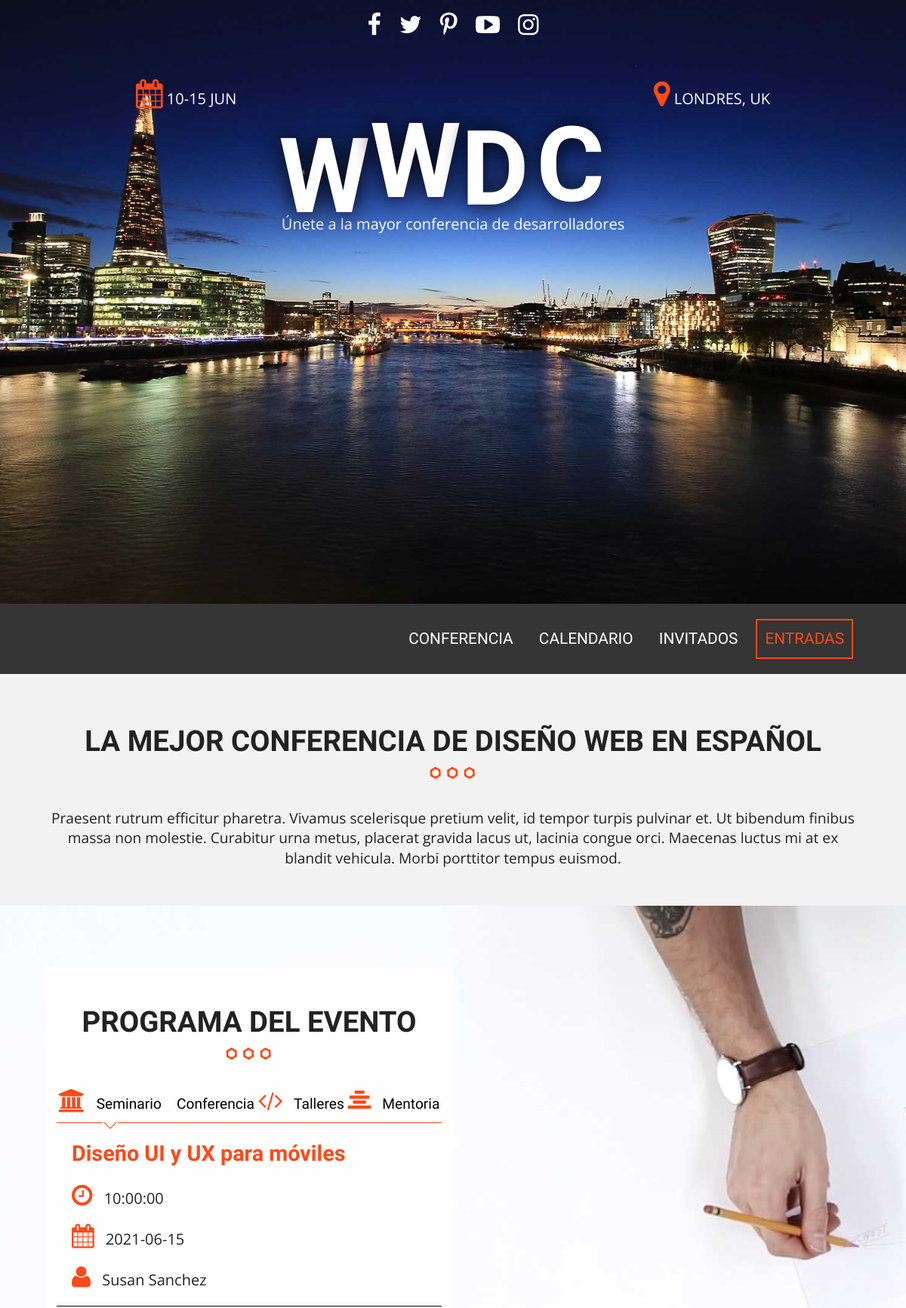
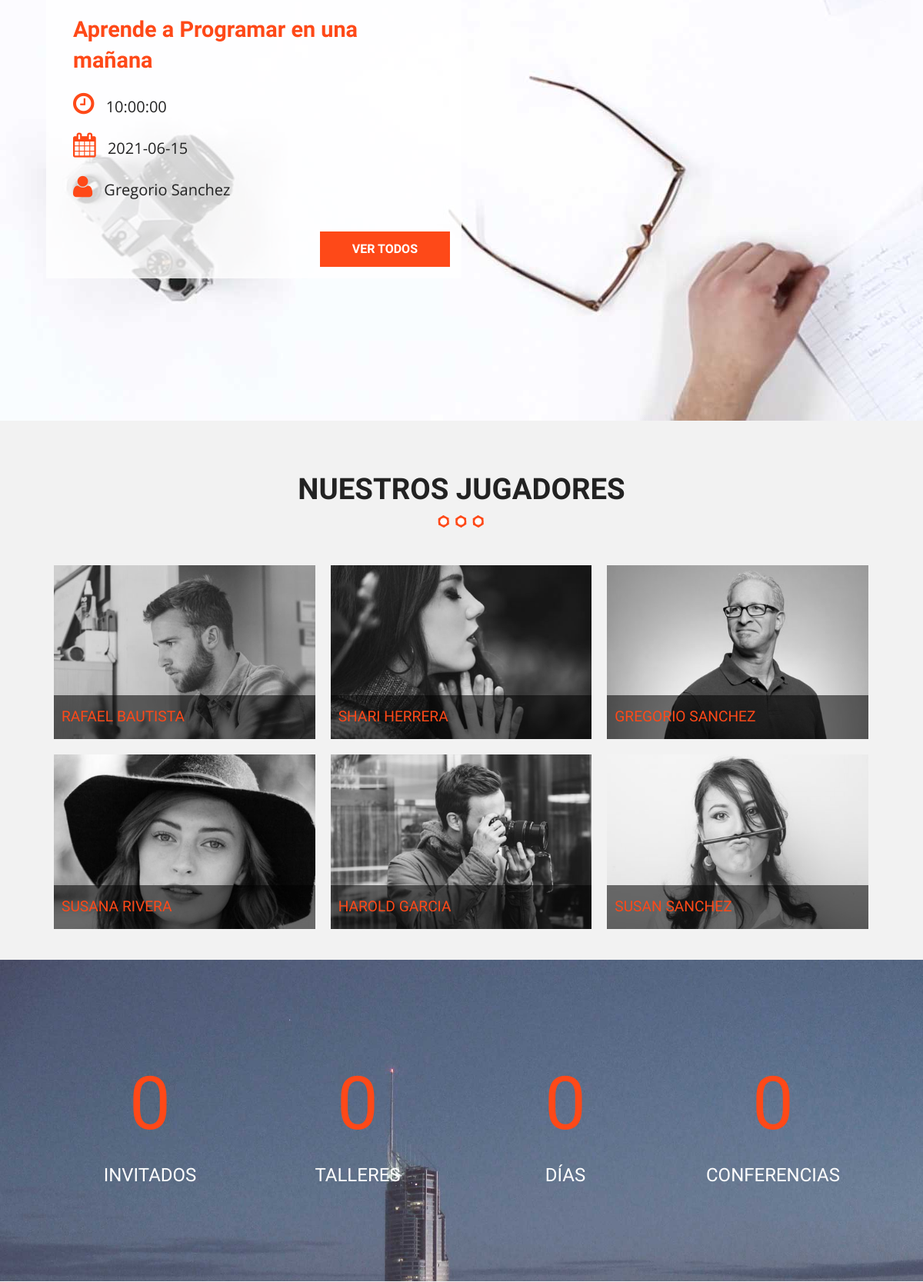
The page / (upper part) on the database its author committed (2 pictures, top to bottom).
### tables this page shows
CREATE TABLE `categoria_evento` (
  `id_categoria` tinyint(10) NOT NULL,
  `cat_evento` varchar(50) NOT NULL,
  `icono` varchar(15) NOT NULL,
  `actualizado` datetime NOT NULL
);

CREATE TABLE `eventos` (
  `evento_id` tinyint(10) NOT NULL,
  `nombre_evento` varchar(60) NOT NULL,
  `fecha_evento` date NOT NULL,
  `hora_evento` varchar(10) NOT NULL,
  `id_cat_evento` tinyint(10) NOT NULL,
  `id_inv` tinyint(4) NOT NULL,
  `clave` varchar(10) NOT NULL
);

CREATE TABLE `invitados` (
  `invitado_id` tinyint(4) NOT NULL,
  `nombre_invitado` varchar(30) NOT NULL,
  `apellido_invitado` varchar(30) NOT NULL,
  `descripcion` mediumtext NOT NULL,
  `url_imagen` varchar(50) NOT NULL,
  `editado` datetime NOT NULL
);

### index.php (the view, shortened to what this page needs)
<?php include_once 'includes/templates/header.php'; ?>
        <section class="seccion contenedor">
            <h2>La mejor conferencia  de diseño web en español</h2>
            <p>
              Praesent rutrum efficitur pharetra. Vivamus scelerisque pretium velit, id tempor turpis pulvinar et. Ut bibendum finibus massa non molestie. Curabitur urna metus, placerat gravida lacus ut, lacinia congue orci. Maecenas luctus mi at ex blandit vehicula. Morbi porttitor tempus euismod.
            </p>
        </section>
        <section class="programa">
            <div class="contenedor-video">
                <video autoplay loop muted poster="img/bg-talleres.jpg">
                    <source src="video/video.mp4" type="video/mp4">
                    <source src="video/video.webm" type="video/webm">
                    <source src="video/video.ogv" type="video/ogg">
                </video>
            </div>
            <div class="contenido-programa">
                <div class="contenedor">
                    <div class="programa-evento">
                        <h2>Programa del Evento</h2>
                        <?php
                            try {
                              require_once('includes/funciones/bd_conexion.php');
                              $sql = "SELECT * FROM `categoria_evento` ";
                              $resultado = $conn->query($sql);
                            } catch (Exception $e) {
                              $error = $e->getMessage();
                            }
                         ?>
                        <nav class="menu-programa">
                          <?php while($cat = $resultado->fetch_array(MYSQLI_ASSOC)) { ?>
                            <?php $categoria = $cat['cat_evento']; ?>
                                <a href="#<?php echo strtolower($categoria) ?>">
                                      <i class="fa <?php echo $cat['icono'] ?>" aria-hidden="true"></i> <?php echo $categoria ?>
                                </a>
                          <?php } ?>
                        </nav>
                        <?php
                            try {
                              $sql = "SELECT `evento_id`, `nombre_evento`, `fecha_evento`, `hora_evento`, `cat_evento`, `nombre_invitado`, `apellido_invitado` ";
                              $sql .= "FROM `eventos` ";
                              $sql .= "INNER JOIN `categoria_evento` ";
                              $sql .= "ON eventos.id_cat_evento=categoria_evento.id_categoria ";
                              $sql .= "INNER JOIN `invitados` ";
                              $sql .= "ON eventos.id_inv=invitados.invitado_id ";
                              $sql .= "AND eventos.id_cat_evento = 1 ";
                              $sql .= "ORDER BY `evento_id` LIMIT 2;";
                              $sql .= "SELECT `evento_id`, `nombre_evento`, `fecha_evento`, `hora_evento`, `cat_evento`, `nombre_invitado`, `apellido_invitado` ";
                              $sql .= "FROM `eventos` ";
                              $sql .= "INNER JOIN `categoria_evento` ";
                              $sql .= "ON eventos.id_cat_evento=categoria_evento.id_categoria ";
                              $sql .= "INNER JOIN `invitados` ";
                              $sql .= "ON eventos.id_inv=invitados.invitado_id ";
                              $sql .= "AND eventos.id_cat_evento = 2 ";
                              $sql .= "ORDER BY `evento_id` LIMIT 2;";
                              $sql .= "SELECT `evento_id`, `nombre_evento`, `fecha_evento`, `hora_evento`, `cat_evento`, `nombre_invitado`, `apellido_invitado` ";
                              $sql .= "FROM `eventos` ";
                              $sql .= "INNER JOIN `categoria_evento` ";
                              $sql .= "ON eventos.id_cat_evento=categoria_evento.id_categoria ";
                              $sql .= "INNER JOIN `invitados` ";
                              $sql .= "ON eventos.id_inv=invitados.invitado_id ";
                              $sql .= "AND eventos.id_cat_evento = 3 ";
                              $sql .= "ORDER BY `evento_id` LIMIT 2;";
                            } catch (Exception $e) {
                              $error = $e->getMessage();
                            }
                         ?>
                        <?php $conn->multi_query($sql); ?>
                        <?php
                            do {
                                $resultado = $conn->store_result();
                                $row = $resultado->fetch_all(MYSQLI_ASSOC);    ?>
                                <?php $i = 0; ?>
                                <?php foreach($row as $evento): ?>
                                  <?php if($i % 2 == 0) { ?>
                                    <div id="<?php echo strtolower($evento['cat_evento']) ?>" class="info-curso ocultar clearfix">
                                  <?php } ?>
                                          <div class="detalle-evento">
                                              <h3><?php echo html_entity_decode($evento['nombre_evento']) ?></h3>
                                              <p><i class="fa fa-clock-o" aria-hidden="true"></i> <?php echo $evento['hora_evento']; ?></p>
                                              <p><i class="fa fa-calendar" aria-hidden="true"></i> <?php echo $evento['fecha_evento']; ?></p>
                                              <p><i class="fa fa-user" aria-hidden="true"></i> <?php echo $evento['nombre_invitado'] . " " .  $evento['apellido_invitado']; ?></p>
                                          </div>
                                  <?php if($i % 2 == 1): ?>
                                        <a href="calendario.php" class="button float-right">Ver todos</a>
                                    </div>
                                  <?php endif; ?>
                                <?php $i++; ?>
                                <?php endforeach; ?>
                          <?php  } while ($conn->more_results() && $conn->next_result());?>
                    </div>
                </div>
            </div>
        </section>
          <?php include_once 'includes/templates/invitados.php'; ?>
        <div class="contador parallax">
            <div class="contenedor">
                <ul class="resumen-evento clearfix">
                    <li><p class="numero">0</p> Invitados</li>
                    <li><p class="numero">0</p> Talleres</li>
                    <li><p class="numero">0</p> Días</li>
                    <li><p class="numero">0</p> Conferencias</li>
                </ul>
            </div>
        </div>
  <?php include_once 'includes/templates/footer.php'; ?>

### includes/templates/invitados.php (shortened to what this page needs)
<?php
    try {
      require_once('includes/funciones/bd_conexion.php');
      $sql = "SELECT * FROM `invitados` ";
      $resultado = $conn->query($sql);
    } catch (Exception $e) {
      $error = $e->getMessage();
    }
 ?>
 <section class="invitados contenedor seccion">
                     <h2>Nuestros jugadores</h2>
                     <ul class="lista-invitados clearfix">
                         <?php while($invitados = $resultado->fetch_assoc() ){ ?>
                             <li>
                                 <div class="invitado">
                                     <a class="invitado-info" href="#invitado<?php echo $invitados['invitado_id']; ?>">
                                         <img src="img/<?php echo $invitados['url_imagen'] ?>" alt="Imagen invitado">
                                         <p><?php echo $invitados['nombre_invitado'] . " " . $invitados['apellido_invitado'] ?></p>
                                     </a>
                                 </div>
                             </li>
             <?php } ?>
                     </ul>
                 </section>

### css/main.css (style rules this page uses)
html { color: #222; font-size: 1em; line-height: 1.4; }
audio, canvas, iframe, img, svg, video { vertical-align: middle; }
html { box-sizing: border-box; }
*,*:before,*:after { box-sizing: inherit; }
body { background-color: #f2f2f2; font-family: 'Open Sans', sans-serif; }
.contenedor { width: 98%; margin:0 auto; }
@media only screen and (min-width:480px) { .contenedor { width: 95%; } }
@media only screen and (min-width:768px) { .contenedor { width: 90%; } }
@media only screen and (min-width:992px) { .contenedor { width: 90%; max-width: 1100px; } }
.seccion { padding: 30px 0; }
.seccion p { font-size: 1.2em; text-align: center; }
h2 { font-family: 'Oswald', sans-serif; font-size: 2.4em; text-transform: uppercase; text-align: center; }
h2::after { content: ''; margin: 0 auto; background-image: url(../img/separador.png); height: 30px; width: 100px; display: block; }
h3 { font-size: 1.8em; color: #fe4918; font-family: 'PT Sans', sans-serif; margin: 0; }
.button { background-color: #fe4918; padding: 10px 40px; color: #ffffff; text-transform: uppercase; font-weight: bold; font-family: 'Oswald', sans-serif; text-decoration: none; font-size: 1em; margin-top: 20px; display: inline-block; transition: all .3s ease; border: 2px solid #fe4918; }
ul { list-style: none; margin:0; padding: 0; }
.float-right { float: right; }
section.programa { position: relative; }
div.contenedor-video { max-width: 100%; overflow-x: hidden; }
div.contenido-programa { position: absolute; top: 0; left: 0; height: 100%; width: 100%; }
div.programa-evento { background-color: rgba(255, 255, 255, .8); padding: 15px; margin-top: 80px; }
@media only screen and (min-width:768px) { div.programa-evento { width: 70%; } }
@media only screen and (min-width:992px) { div.programa-evento { width: 50%; } }
nav.menu-programa { width: 100%; }
@media only screen and (min-width:768px) { nav.menu-programa { display: table; } }
nav.menu-programa a { display: block; text-align: center; color: #000000; text-decoration: none; font-family: 'Oswald', sans-serif; margin-bottom: 10px; font-size: 1.2em; position: relative; padding-bottom: 10px; border-bottom: 1px solid #fe4918; }
nav.menu-programa a.activo::after { position: absolute; content: ''; left:0; right:0; margin-left: auto; margin-right: auto; height: 20px; width: 30px; background-image: url('../img/talleres-flecha.jpg'); background-position: top center; background-repeat: no-repeat; bottom: -20px; }
@media only screen and (min-width:768px) { nav.menu-programa a { display: table-cell; } }
nav.menu-programa a i, div.detalle-evento p i { color: #fe4918; font-size: 1.6em; margin-right: 10px; }
div.ocultar { display: none; }
div.detalle-evento { margin-top: 20px; border-bottom: 1px solid black; padding: 0 20px; }
div.detalle-evento:nth-child(2) { border:none; }
div.detalle-evento p { margin-bottom: 20px; font-size: 20px; }
ul.lista-invitados li { padding: 10px; float: left; }
@media only screen and (min-width:480px) { ul.lista-invitados li { width: 50%; } }
@media only screen and (min-width:768px) { ul.lista-invitados li { width: 33.3%; } }
div.invitado { position: relative; overflow: hidden; }
div.invitado img { max-width: 100%; filter:gray; -webkit-filter: grayscale(1); -webkit-transition: all .5s ease-in-out; }
div.invitado p { position: absolute; bottom: 0; left: 0; padding: 15px 10px; margin: 0; background-color: rgba(0, 0, 0, 0.55); width: 100%; text-align: left; font-family: 'Oswald', sans-serif; color: #fe4918; text-transform: uppercase; -webkit-transition: all .5s ease-in-out; }
.parallax::before { width: 100%; height: 100%; position: absolute; top: 0; left: 0; background-repeat: no-repeat; background-size: cover; }
div.contador { position: relative; height: auto; }
div.contador::before { background-image: url(../img/bg-resumen.jpg); content:''; }
ul.resumen-evento { position: relative; padding: 120px 0; }
ul.resumen-evento li { width: 50%; float: left; text-align: center; color: #ffffff; text-transform: uppercase; font-family: 'Oswald', sans-serif; font-size: 24px; }
@media only screen and (min-width:768px) { ul.resumen-evento li { width: 25%; } }
p.numero { color: #fe4918; font-size: 4em; display: block; margin: 0 0 10px 0; font-family: 'Oswald', sans-serif; }
.clearfix:before, .clearfix:after { content: " "; display: table; }
.clearfix:after { clear: both; }

### rows shown on the page
categoria_evento: cat_evento "Seminario"
categoria_evento: cat_evento "Conferencia"
categoria_evento: cat_evento "Talleres"
categoria_evento: cat_evento "Mentoria"
eventos: nombre_evento "Diseño UI y UX para móviles", hora_evento "10:00:00", fecha_evento "2021-06-15", id_inv.nombre_invitado "Susan", id_inv.apellido_invitado "Sanchez"
eventos: nombre_evento "Aprende a Programar en una mañana", hora_evento "10:00:00", fecha_evento "2021-06-15", id_inv.nombre_invitado "Gregorio", id_inv.apellido_invitado "Sanchez", shows "VER TODOS"
invitados: url_imagen (picture), nombre_invitado "RAFAEL", apellido_invitado "BAUTISTA"
invitados: url_imagen (picture), nombre_invitado "SHARI", apellido_invitado "HERRERA"
invitados: url_imagen (picture), nombre_invitado "GREGORIO", apellido_invitado "SANCHEZ"
invitados: url_imagen (picture), nombre_invitado "SUSANA", apellido_invitado "RIVERA"
invitados: url_imagen (picture), nombre_invitado "HAROLD", apellido_invitado "GARCIA"
invitados: url_imagen (picture), nombre_invitado "SUSAN", apellido_invitado "SANCHEZ"
